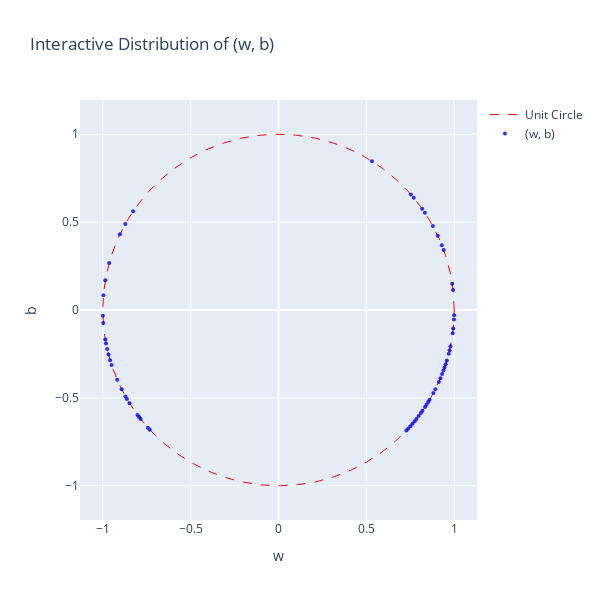

Notebook source saved alongside this figure:
### Code cell
import torch
import numpy as np
import plotly.graph_objects as go

def plot_parameters_on_circle_interactive(my_model):
    w = my_model.fc1.weight.data.view(-1).cpu().numpy()
    b = my_model.fc1.bias.data.view(-1).cpu().numpy()
    norms = np.sqrt(w**2 + b**2)
    w_norm = w / norms
    b_norm = b / norms

    # Unit circle
    theta = np.linspace(0, 2 * np.pi, 500)
    x_circle = np.cos(theta)
    y_circle = np.sin(theta)

    fig = go.Figure()

    # Add unit circle
    fig.add_trace(go.Scatter(
        x=x_circle, y=y_circle,
        mode='lines',
        name='Unit Circle',
        line=dict(color='red', dash='dash', width=1)
    ))

    # Add (w, b) points
    fig.add_trace(go.Scatter(
        x=w, y=b,
        mode='markers',
        name='(w, b)',
        marker=dict(color='blue', size=4, opacity=0.8)
    ))

    # Plot layout
    fig.update_layout(
        title="Interactive Distribution of (w, b)",
        xaxis_title="w",
        yaxis_title="b",
        width=600, height=600,
        showlegend=True,
        xaxis=dict(scaleanchor='y', scaleratio=1),
        yaxis=dict(scaleanchor='x', scaleratio=1),
    )

    fig.show()

plot_parameters_on_circle_interactive(my_model)

### Figure 1 — Plotly figure (JSON) as saved in the notebook; plotly's stock layout.template omitted (floating-point values rounded to 4 significant figures; data arrays with more than 128 entries replaced by an {"elided": "..."} marker saying what was removed)
{"data": [{"line": {"color": "red", "dash": "dash", "width": 1}, "mode": "lines", "name": "Unit Circle", "type": "scatter", "x": {"elided": "500 float values"}, "y": {"elided": "500 float values"}}, {"marker": {"color": "blue", "opacity": 0.8, "size": 4}, "mode": "markers", "name": "(w, b)", "type": "scatter", "x": [-0.8717, 0.5317, -0.9497, 0.9786, -0.8476, -0.9965, 0.8101, 0.9311, 0.9936, 0.9064, -0.7843, -0.9816, 0.7623, 0.8928, 0.9578, 0.8424, 0.8783, 0.8174, 0.7532, 0.9296, -0.9673, -0.9995, 0.9125, 0.9912, 0.7845, 0.9996, 0.7374, 0.9448, 0.9687, 0.8596, -0.827, -0.7324, -0.8624, -0.8923, 0.8329, -0.8021, -0.9855, -0.9179, 0.7697, 0.9888, 0.9398, -0.9585, -0.9749, -0.9973, 0.7972, 0.8814, -0.9024, 0.9216, 0.7745, 0.7503, 0.7276, 0.819, 0.9388, 0.9514, 0.8518, 0.8339, -0.9635, 0.9734, -0.8708, -0.7933, -0.9857, -0.7429, 0.9944, 0.9985], "y": [0.4901, 0.8469, -0.3131, -0.2057, -0.5306, 0.08347, -0.5862, -0.3649, 0.1132, 0.4225, -0.6204, -0.1907, -0.6472, -0.4505, -0.2875, -0.5389, 0.4781, 0.576, 0.6578, 0.3686, -0.2535, -0.03223, -0.4092, -0.1326, -0.6201, -0.02963, -0.6754, -0.3277, -0.2483, -0.5109, 0.5622, -0.6809, -0.5062, -0.4513, 0.5535, -0.5971, 0.1699, -0.3969, 0.6384, 0.149, 0.3416, -0.2852, -0.2225, -0.07381, -0.6037, -0.4723, 0.4308, -0.3881, -0.6325, -0.661, -0.686, -0.5737, -0.3446, -0.308, -0.5238, -0.552, 0.2678, -0.229, -0.4917, -0.6088, -0.1685, -0.6694, -0.1055, -0.05462]}], "layout": {"height": 600, "showlegend": true, "title": {"text": "Interactive Distribution of (w, b)"}, "width": 600, "xaxis": {"scaleanchor": "y", "scaleratio": 1, "title": {"text": "w"}}, "yaxis": {"scaleanchor": "x", "scaleratio": 1, "title": {"text": "b"}}}}
